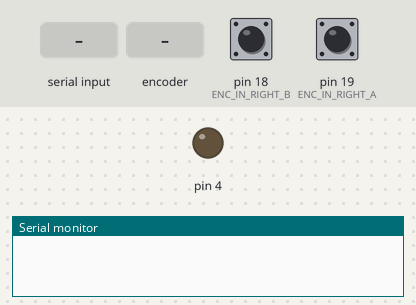
A program run on a simulated Arduino Mega 2560, built with avr-gcc and run on an emulated ATmega2560. On the bench: output pins drawn as LEDs (lit = HIGH), the last lines printed to the serial monitor. The test bench sets the inputs (shaded band); at power-on: pin 18 (ENC_IN_RIGHT_B) HIGH, pin 19 (ENC_IN_RIGHT_A) HIGH.

Above: at 1.2 s.
1.3 s: "2\n" received over Serial
At 1.36 s:
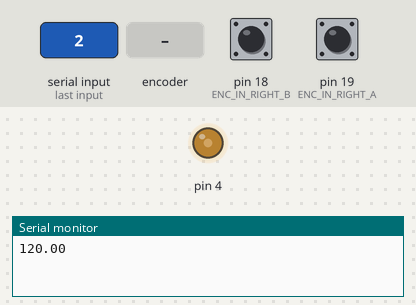
4.3 s: rotary encoder on pin 19 (ENC_IN_RIGHT_A) / pin 18 (ENC_IN_RIGHT_B) turned 1 step (first pin leading)
At 6.88 s:
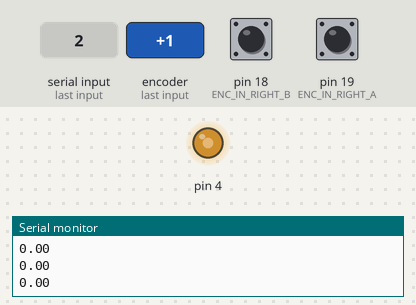
7.3 s: "0\n" received over Serial
Timing chart, 0 to 10.3 s (numbered marks = the images above; inputs shaded):
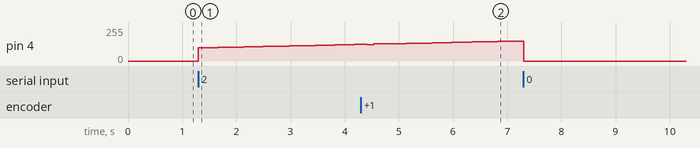

The program:

main.cpp
```cpp
#include "Arduino.h"
#include <PID_v1.h>

#define ENC_COUNT_REV 107
#define CCW 50
#define CW 51

#define ENC_IN_RIGHT_A 19

#define ENC_IN_RIGHT_B 18

boolean Direction_right = true;

volatile long right_wheel_pulse_count = 0; // xung encoder A

int interval = 120;

double pwm_output;
double target_speed = 300;

long previousMillis = 0;
long currentMillis = 0;

double rpm_right = 0;

void right_wheel_pulse();
void motor_run(double speed);

PID myPID(&rpm_right, &pwm_output, &target_speed, .1, .2, .1, DIRECT);

void setup()
{

  Serial.begin(115200);
  myPID.SetSampleTime(50);
  myPID.SetOutputLimits(50, 255);
  myPID.SetMode(AUTOMATIC);

  pinMode(ENC_IN_RIGHT_A, INPUT_PULLUP);
  pinMode(ENC_IN_RIGHT_B, INPUT);
  Serial.setTimeout(1000);
  attachInterrupt(digitalPinToInterrupt(ENC_IN_RIGHT_A), right_wheel_pulse, RISING);
}

String s, lastS;

void loop()
{
  if (Serial.available())
  {

    s = Serial.readStringUntil('\n');

    switch (s.toInt())
    {
    case 2:
      s = "";
      s += '1';
      s += '2';
      lastS = s;
      Serial.print(s.toInt());
      break;

    case 3:
      s = "";
      s += '1';
      s += '3';
      lastS = s;
      Serial.print(s.toInt());
      break;

    case 0:
      s = "";
      s += '0';
      s += '0';
      lastS = s;
      Serial.print(s.toInt());
      break;
    }
    if (s.toInt() >= 100 && s.toInt() <= 600)
    {
      target_speed = s.toDouble();
    }
  }

  if (target_speed <= 300)
  {
    myPID.SetTunings(0.16, 0.07, 0.04);
  }
  else
  {
    myPID.SetTunings(0.19, 0.12, 0.05);
  }

  if (s.toInt() == 12 || s.toInt() == 13)
  {
    if (s[1] == '2')
    {
      digitalWrite(CW, LOW);
      digitalWrite(CCW, HIGH);
    }
    else if (s[1] == '3')
    {
      digitalWrite(CCW, LOW);
      digitalWrite(CW, HIGH);
    }

    currentMillis = millis();

    if (currentMillis - previousMillis >= interval)
    {

      previousMillis = currentMillis;

      rpm_right = (float)(right_wheel_pulse_count * 486.36 / ENC_COUNT_REV);

      rpm_right = abs(rpm_right);
      Serial.print(rpm_right);

      Serial.println();

      right_wheel_pulse_count = 0;
      myPID.Compute();
    }
    analogWrite(4, pwm_output);
  }

  else if (s[0] == '0')
  {
    digitalWrite(CCW, LOW);
    digitalWrite(CW, LOW);
    analogWrite(4, 0);
    s = "";
    Serial.println("0");
  }
}

void motor_run(double speed)
{
  currentMillis = millis();
  target_speed = speed;
  if (currentMillis - previousMillis >= interval)
  {

    previousMillis = currentMillis;

    rpm_right = (float)(right_wheel_pulse_count * 486.36 / ENC_COUNT_REV);

    rpm_right = abs(rpm_right);
    Serial.print(rpm_right);

    Serial.println();

    right_wheel_pulse_count = 0;
    myPID.Compute();
  }
  analogWrite(4, pwm_output);
}

void right_wheel_pulse()
{

  int val = digitalRead(ENC_IN_RIGHT_B);

  if (val == LOW)
  {
    Direction_right = false;
  }
  else
  {
    Direction_right = true;
  }

  if (Direction_right)
  {
    right_wheel_pulse_count++;
  }
  else
  {
    right_wheel_pulse_count--;
  }
}
```

old.cpp
```cpp
// #include <Arduino.h>
// //#include "EnableInterrupt.h"
// #include <PID_v1.h>
// #include <L298N.h>

// #define PWM_PIN 4

// #define encoderA 19 // INT4
// #define encoderB 18 // INT5

// unsigned long rpm;     // rpm reading
// volatile byte pulses; // number of pulses
// unsigned long timeold;
// // The number of pulses per revolution
// // depends on your index disc!!
// unsigned int pulsesperturn = 11;

// double kp = 0.1, ki = 0.1, kd = 0.01, input = 0, output = 0, setpoint = 0;
// volatile long encoderPos = 0;
// PID myPID(&input, &output, &setpoint, kp, ki, kd, DIRECT);

// const unsigned int IN1 = 50;
// const unsigned int IN2 = 51;

// L298N motor(PWM_PIN, IN1, IN2);

// void readEncoderA()
// {
//   pulses++;
// }

// void readEncoderB()
// {
//   pulses++;
// }

// void setup()
// {
//   Serial.begin(9600);

//   pinMode(encoderA, INPUT_PULLUP);
//   pinMode(encoderB, INPUT_PULLUP);
//   TCCR1A = (TCCR1A & 0b11111000) | 1;
//   attachInterrupt(4, readEncoderA, RISING);
//   attachInterrupt(5, readEncoderB, RISING);
//   motor.setSpeed(255);
//   myPID.SetMode(AUTOMATIC);
//   myPID.SetSampleTime(1);
//   myPID.SetOutputLimits(-255, 255);
// }

// void loop()
// {
//   motor.backwardFor(3000);
//   if (millis() - timeold >= 500)
//   { /*Uptade every one second, this will be equal to reading frecuency (Hz).*/

//     // Don't process interrupts during calculations
//     detachInterrupt(4);
//     detachInterrupt(5);
//     // Note that this would be 60*1000/(millis() - timeold)*pulses if the interrupt
//     // happened once per revolution
//     rpm = (60 * 500 / pulsesperturn) / (millis() - timeold) * pulses;
//     timeold = millis();
//     Serial.print(pulses);
//     pulses = 0;

//     // Write it out to serial port

//     Serial.print(" RPM = ");
//     Serial.println(rpm);
//     // Restart the interrupt processing
//     attachInterrupt(4, readEncoderA, RISING);
//     attachInterrupt(5, readEncoderB, RISING);
//   }
// }
```

pos.cpp
```cpp
// #include <Arduino.h>
// #include <Encoder.h>
// #include <PID_v1.h>
// #include <DCMotorServo.h>

// #define pin_dcmoto_dir1 50
// #define pin_dcmoto_dir2 51
// #define pin_dcmoto_pwm_out 4
// #define pin_dcmoto_encode1 19
// #define pin_dcmoto_encode2 18
// //Determined by experimentation, depends on your encoder, and your belt/gearing ratios:
// long dcmoto_encoder_1_inch = 426*3;

// DCMotorServo servo = DCMotorServo(pin_dcmoto_dir1, pin_dcmoto_dir2, pin_dcmoto_pwm_out, pin_dcmoto_encode1, pin_dcmoto_encode2);

// void setup() {

//   //Tune the servo feedback
//   //Determined by trial and error
//   Serial.begin(9600);
//   servo.myPID->SetTunings(0.13,0.15,0.1);
//   servo.setPWMSkip(50);
//   servo.setAccuracy(11);
//   //Un-necessary, initializes to 0:
//   //servo.setCurrentPosition(0);
// }


// void loop() {
//   //wait 1s before starting
//   static unsigned long motor_timeout = millis() + 1000;
//   static bool motor_go = 0;

//   servo.run();

//   if (servo.finished()) {
//     if(motor_go) {
//       //stop disengages the motor feedback system, in which case if you moved the motor, it would fight you if you didn't "stop" it first (provided you were still running servo.run() operations)
//       servo.stop();
//       motor_timeout = millis() + 3000;
//       motor_go = 0;
//     }
//     if(motor_timeout < millis()) {
//       //Setting a move operation will ensure that servo.finished() no longer returns true
//       if(dcmoto_encoder_1_inch>0) dcmoto_encoder_1_inch*=-1;
//       else dcmoto_encoder_1_inch*=(-1);
//       servo.move(dcmoto_encoder_1_inch);
//       Serial.println(servo.getActualPosition());
//       Serial.println(servo.getRequestedPosition());
//       motor_go = 1;
//     }
//   }
// }
```

Measured:
- after the input at 1.3 s, pin 4: moves from 0/255 to 124/255 over 2.9 s, starting at once
